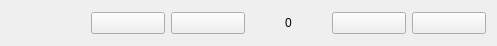
<?xml version="1.0" encoding="UTF-8"?>
<ui version="4.0">
 <class>JointWidget</class>
 <widget class="QWidget" name="JointWidget">
  <property name="geometry">
   <rect>
    <x>0</x>
    <y>0</y>
    <width>497</width>
    <height>46</height>
   </rect>
  </property>
  <property name="windowTitle">
   <string>Form</string>
  </property>
  <layout class="QGridLayout" name="gridLayout">
   <item row="0" column="0">
    <layout class="QHBoxLayout" name="horizontalLayout">
     <item>
      <widget class="QLabel" name="joint_name">
       <property name="text">
        <string/>
       </property>
       <property name="alignment">
        <set>Qt::AlignmentFlag::AlignCenter</set>
       </property>
      </widget>
     </item>
     <item>
      <widget class="MoveButton" name="backward_velocity">
       <property name="text">
        <string/>
       </property>
      </widget>
     </item>
     <item>
      <widget class="MoveButton" name="backward_step">
       <property name="text">
        <string/>
       </property>
      </widget>
     </item>
     <item>
      <widget class="QLabel" name="joint_position">
       <property name="text">
        <string>0</string>
       </property>
       <property name="alignment">
        <set>Qt::AlignmentFlag::AlignCenter</set>
       </property>
      </widget>
     </item>
     <item>
      <widget class="MoveButton" name="forward_step">
       <property name="text">
        <string/>
       </property>
      </widget>
     </item>
     <item>
      <widget class="MoveButton" name="forward_velocity">
       <property name="text">
        <string/>
       </property>
      </widget>
     </item>
    </layout>
   </item>
  </layout>
 </widget>
 <customwidgets>
  <customwidget>
   <class>MoveButton</class>
   <extends>QPushButton</extends>
   <header>move_button.h</header>
  </customwidget>
 </customwidgets>
 <resources/>
 <connections/>
</ui>
